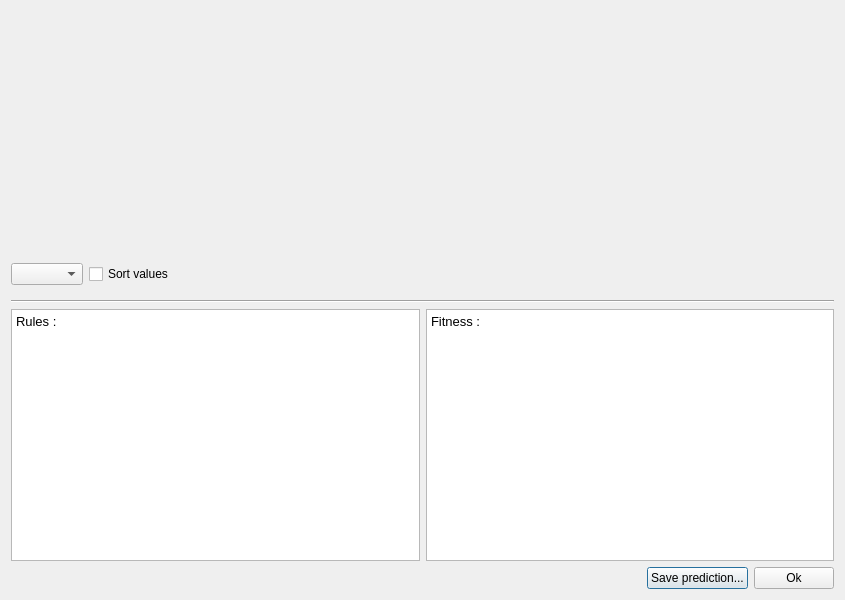
<?xml version="1.0" encoding="UTF-8"?>
<ui version="4.0">
 <class>EvalPlot</class>
 <widget class="QDialog" name="EvalPlot">
  <property name="geometry">
   <rect>
    <x>0</x>
    <y>0</y>
    <width>845</width>
    <height>600</height>
   </rect>
  </property>
  <property name="sizePolicy">
   <sizepolicy hsizetype="Preferred" vsizetype="MinimumExpanding">
    <horstretch>0</horstretch>
    <verstretch>0</verstretch>
   </sizepolicy>
  </property>
  <property name="minimumSize">
   <size>
    <width>0</width>
    <height>600</height>
   </size>
  </property>
  <property name="windowTitle">
   <string>Evaluation plot</string>
  </property>
  <property name="windowIcon">
   <iconset resource="fuzzyResources.qrc">
    <normaloff>:/icons/icons/fuzzy.png</normaloff>:/icons/icons/fuzzy.png</iconset>
  </property>
  <layout class="QVBoxLayout" name="verticalLayout">
   <item>
    <layout class="QHBoxLayout" name="horizontalLayout"/>
   </item>
   <item>
    <spacer name="verticalSpacer">
     <property name="orientation">
      <enum>Qt::Vertical</enum>
     </property>
     <property name="sizeHint" stdset="0">
      <size>
       <width>20</width>
       <height>40</height>
      </size>
     </property>
    </spacer>
   </item>
   <item>
    <layout class="QHBoxLayout" name="horizontalLayout_5">
     <property name="bottomMargin">
      <number>9</number>
     </property>
     <item>
      <widget class="QComboBox" name="cbOut"/>
     </item>
     <item>
      <widget class="QCheckBox" name="chbSort">
       <property name="text">
        <string>Sort values</string>
       </property>
      </widget>
     </item>
     <item>
      <spacer name="horizontalSpacer_4">
       <property name="orientation">
        <enum>Qt::Horizontal</enum>
       </property>
       <property name="sizeHint" stdset="0">
        <size>
         <width>40</width>
         <height>20</height>
        </size>
       </property>
      </spacer>
     </item>
    </layout>
   </item>
   <item>
    <widget class="Line" name="line">
     <property name="orientation">
      <enum>Qt::Horizontal</enum>
     </property>
    </widget>
   </item>
   <item>
    <layout class="QHBoxLayout" name="horizontalLayout_2">
     <item>
      <widget class="QTextBrowser" name="tbRules">
       <property name="html">
        <string>&lt;!DOCTYPE HTML PUBLIC &quot;-//W3C//DTD HTML 4.0//EN&quot; &quot;http://www.w3.org/TR/REC-html40/strict.dtd&quot;&gt;
&lt;html&gt;&lt;head&gt;&lt;meta name=&quot;qrichtext&quot; content=&quot;1&quot; /&gt;&lt;meta charset=&quot;utf-8&quot; /&gt;&lt;style type=&quot;text/css&quot;&gt;
p, li { white-space: pre-wrap; }
hr { height: 1px; border-width: 0; }
li.unchecked::marker { content: &quot;\2610&quot;; }
li.checked::marker { content: &quot;\2612&quot;; }
&lt;/style&gt;&lt;/head&gt;&lt;body style=&quot; font-family:'Ubuntu'; font-size:11pt; font-weight:400; font-style:normal;&quot;&gt;
&lt;table border=&quot;0&quot; style=&quot;-qt-table-type: root; margin-top:4px; margin-bottom:4px; margin-left:4px; margin-right:4px;&quot;&gt;
&lt;tr&gt;
&lt;td style=&quot;border: none;&quot;&gt;
&lt;p style=&quot; margin-top:0px; margin-bottom:0px; margin-left:0px; margin-right:0px; -qt-block-indent:0; text-indent:0px;&quot;&gt;&lt;span style=&quot; font-family:'Sans'; font-size:10pt;&quot;&gt;Rules : &lt;/span&gt;&lt;/p&gt;&lt;/td&gt;&lt;/tr&gt;&lt;/table&gt;&lt;/body&gt;&lt;/html&gt;</string>
       </property>
      </widget>
     </item>
     <item>
      <widget class="QTextBrowser" name="tbFitness">
       <property name="html">
        <string>&lt;!DOCTYPE HTML PUBLIC &quot;-//W3C//DTD HTML 4.0//EN&quot; &quot;http://www.w3.org/TR/REC-html40/strict.dtd&quot;&gt;
&lt;html&gt;&lt;head&gt;&lt;meta name=&quot;qrichtext&quot; content=&quot;1&quot; /&gt;&lt;meta charset=&quot;utf-8&quot; /&gt;&lt;style type=&quot;text/css&quot;&gt;
p, li { white-space: pre-wrap; }
hr { height: 1px; border-width: 0; }
li.unchecked::marker { content: &quot;\2610&quot;; }
li.checked::marker { content: &quot;\2612&quot;; }
&lt;/style&gt;&lt;/head&gt;&lt;body style=&quot; font-family:'Ubuntu'; font-size:11pt; font-weight:400; font-style:normal;&quot;&gt;
&lt;table border=&quot;0&quot; style=&quot;-qt-table-type: root; margin-top:4px; margin-bottom:4px; margin-left:4px; margin-right:4px;&quot;&gt;
&lt;tr&gt;
&lt;td style=&quot;border: none;&quot;&gt;
&lt;p style=&quot; margin-top:0px; margin-bottom:0px; margin-left:0px; margin-right:0px; -qt-block-indent:0; text-indent:0px;&quot;&gt;&lt;span style=&quot; font-family:'Sans'; font-size:10pt;&quot;&gt;Fitness :&lt;/span&gt;&lt;/p&gt;&lt;/td&gt;&lt;/tr&gt;&lt;/table&gt;&lt;/body&gt;&lt;/html&gt;</string>
       </property>
      </widget>
     </item>
    </layout>
   </item>
   <item>
    <layout class="QHBoxLayout" name="horizontalLayout_4">
     <property name="bottomMargin">
      <number>0</number>
     </property>
     <item>
      <spacer name="horizontalSpacer">
       <property name="orientation">
        <enum>Qt::Horizontal</enum>
       </property>
       <property name="sizeHint" stdset="0">
        <size>
         <width>40</width>
         <height>20</height>
        </size>
       </property>
      </spacer>
     </item>
     <item>
      <widget class="QPushButton" name="btSave">
       <property name="text">
        <string>Save prediction...</string>
       </property>
      </widget>
     </item>
     <item>
      <widget class="QPushButton" name="btOk">
       <property name="text">
        <string>Ok</string>
       </property>
      </widget>
     </item>
    </layout>
   </item>
  </layout>
 </widget>
 <resources>
  <include location="fuzzyResources.qrc"/>
 </resources>
 <connections/>
</ui>
